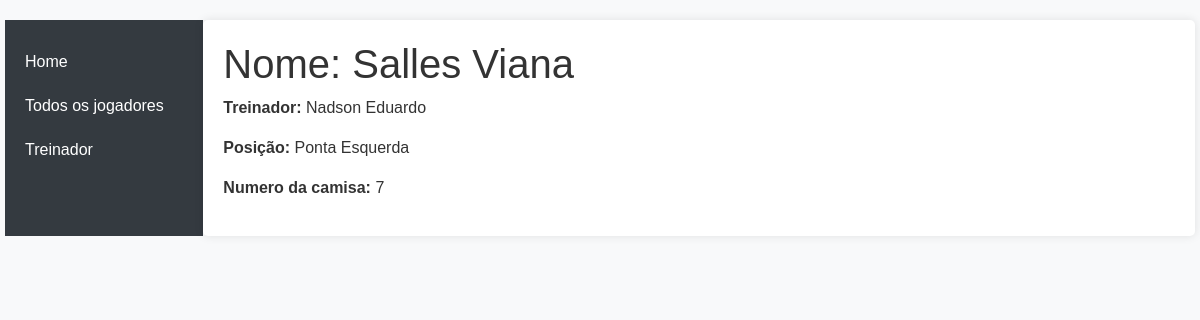
Page /catalog/jogador/5 on the committed database.
### catalog/models.py (models this page shows, shortened)
class Jogador(models.Model):
    nome=models.CharField(max_length=200, help_text='Insira o nome do jogador.')
    treinador=models.ForeignKey('Treinador', on_delete=models.SET_NULL, null=True)
    numeroDaCamisa=models.CharField(max_length=200, help_text='Insira o número da camisa.')
    posicao=models.ManyToManyField(Posicao, help_text='Insira a posição do jogador.')

class Treinador(models.Model):
    nome=models.CharField(max_length=200, help_text='Insira o nome do treinador.')
    idade=models.CharField(max_length=200, help_text='Insira a idade do treinador.')
    email=models.CharField(max_length=200, help_text='Insira o e-mail do treinador.')
    def __str__(self):
        return self.nome

class Posicao(models.Model):
    nome=models.CharField(max_length=200, help_text='Insira a posição do jogador.')
    def __str__(self):
        return self.nome

### catalog/views.py (the view)
# urls.py: path('jogador/<int:pk>', views.JogadorDetailView.as_view(), name='jogador-detail'),
class JogadorDetailView(generic.DetailView):
    model=Jogador

### catalog/templates/catalog/jogador_detail.html
{% extends "base_generic.html" %}
{% block content %}
  <h1>Nome: {{ jogador.nome }}</h1>
  <p><strong>Treinador:</strong> {{ jogador.treinador }}</p>
  <p><strong>Posição:</strong> {% for posicao in jogador.posicao.all %} {{ posicao }}{% if not forloop.last %}, {% endif %}{% endfor %}</p>
  <p><strong>Numero da camisa:</strong> {{ jogador.numeroDaCamisa }}</a></p>
{% endblock %}

### catalog/static/css/styles.css (style rules this page uses)
body { font-family: 'Arial', sans-serif; background-color: #f8f9fa; color: #333; }

### rows in the picture
Jogador: nome "Salles Viana", treinador "Nadson Eduardo", numeroDaCamisa "7"
Posicao: nome "Ponta Esquerda"
